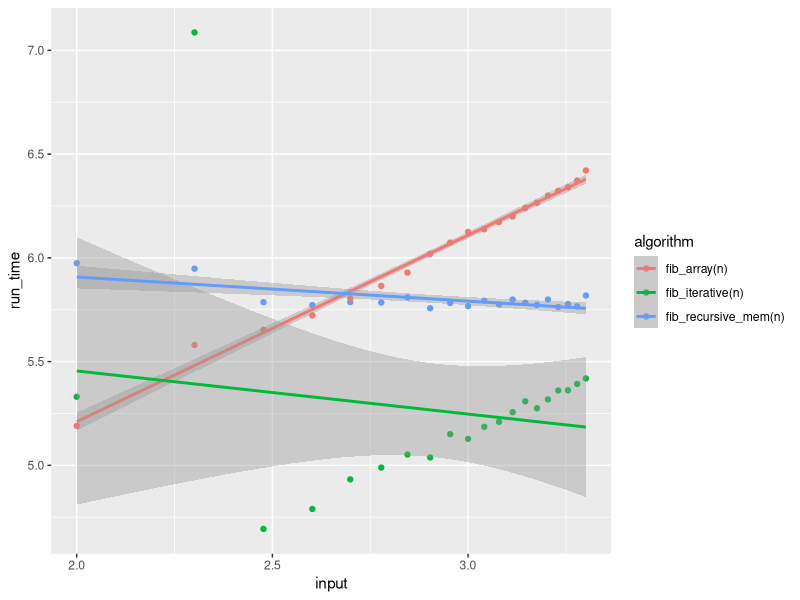

R code for this plot: (Note: a time limit stopped this script after it produced the figure.)
rm(list = ls())##Clearing Environment

##Fibonacci_Iterative_using Array
fib_array <- function(n){
  fibvals <- numeric(n)
  if(n == 1){
    fibvals[1] <- 0
  }else if(n ==2){
    fibvals[1] <- 0
    fibvals[2] <- 1
  }else{
    fibvals[1] <- 0
    fibvals[2] <- 1
    for (i in 3:n) { 
      fibvals[i] <- fibvals[i-1]+fibvals[i-2]
    }
  }
  return(fibvals)
}

##Fibonacci_using Recursion
fib_recursive <- function(n){
  fibvals <- numeric(n)
  fib_recursive_cal <- function(n){ 
    if (n == 1) return(0) 
    if (n == 2) return(1) 
    return (fib_recursive_cal(n - 1) + fib_recursive_cal(n - 2)) 
  }
  for(i in 1:n)
  {
    fibvals[i] <- fib_recursive_cal(i)
  } 
  return(fibvals)
}

##Fibonacci using Recursion and Memoization
##Golbal vector to store results of sub problem
storage <- numeric(10000)
storage[1:length(storage)] <- NA
fib_recursive_mem <- function(n){
  temp <- numeric()
  if(is.na(storage[n])){ 
    if (n == 1) {
      storage[n] <<- 0
      return(0)
    } else if (n == 2){
      storage[1] <<- 0
      storage[n] <<- 1
      return(1)
    } 
    storage[n] <<- (fib_recursive_mem(n - 1) + fib_recursive_mem(n - 2)) 
    #print(storage[!is.na(storage)])
  }
  return(storage[n])
}

##fib_Iterative_without_array
fib_iterative <-function(n){
  first <- 0
  second <- 1
  fibvals <- numeric(n)
  for(i in 1:n){
    if(i == 1){
      next_e <- 0
    }
    else if(i ==2){
      next_e <- 1
    }
    else{
      next_e <- first + second
      first <- second
      second <- next_e
    }
    fibvals[i] <- next_e 
  }
  return(fibvals)
}


library(microbenchmark)
elapsed_time <- function(data_by_input, fib_array, fib_iterative, fib_recursive_mem){
  n <- data_by_input$input
  elapsed <- microbenchmark(fib_array(n),fib_iterative(n),fib_recursive_mem(n),unit = "ms", times = 1)
  ret <- data.frame(run_time = elapsed$time, algorithm = as.character(elapsed$expr))
  return(ret)
}
library(dplyr)
run_time <- data.frame(input = seq(from = 100, to = 2000, by = 100))
data_by_input <- group_by(run_time, input)
runtime_data <- do(data_by_input,elapsed_time(., fib_array,fib_iterative,fib_recursive_mem))
#print(runtime_data)
runtime_log_data <- data.frame(input= log10(runtime_data$input), run_time = log10(runtime_data$run_time), algorithm = runtime_data$algorithm)
#print(runtime_log_data)
library(ggplot2)
p <- ggplot(runtime_log_data) + geom_point(aes(x = input, y = run_time, color = algorithm)) + 
  geom_smooth(aes(x = input, y = run_time, color = algorithm), method= "lm") 
plot(p)

elapsed_time_rec <- function(data_by_input_rec, fib_recursive){
  n <- data_by_input_rec$input
  elapsed_rec <- microbenchmark(fib_recursive(n),unit = "ms", times = 1)
  ret_rec <- data.frame(run_time = elapsed_rec$time, algorithm = as.character(elapsed_rec$expr))
  return(ret_rec)
}
library(dplyr)
run_time_rec <- data.frame(input = seq(from = 5, to = 40, by = 5))
data_by_input_rec <- group_by(run_time_rec, input)
runtime_data_rec <- do(data_by_input_rec,elapsed_time_rec(., fib_recursive))
library(ggplot2)
p_rec <- ggplot(runtime_data_rec) + geom_point(aes(x = input, y = run_time, color = algorithm)) + 
  geom_smooth(aes(x = input, y = run_time, color = algorithm), method= "loess", span = 1) 
plot(p_rec)
